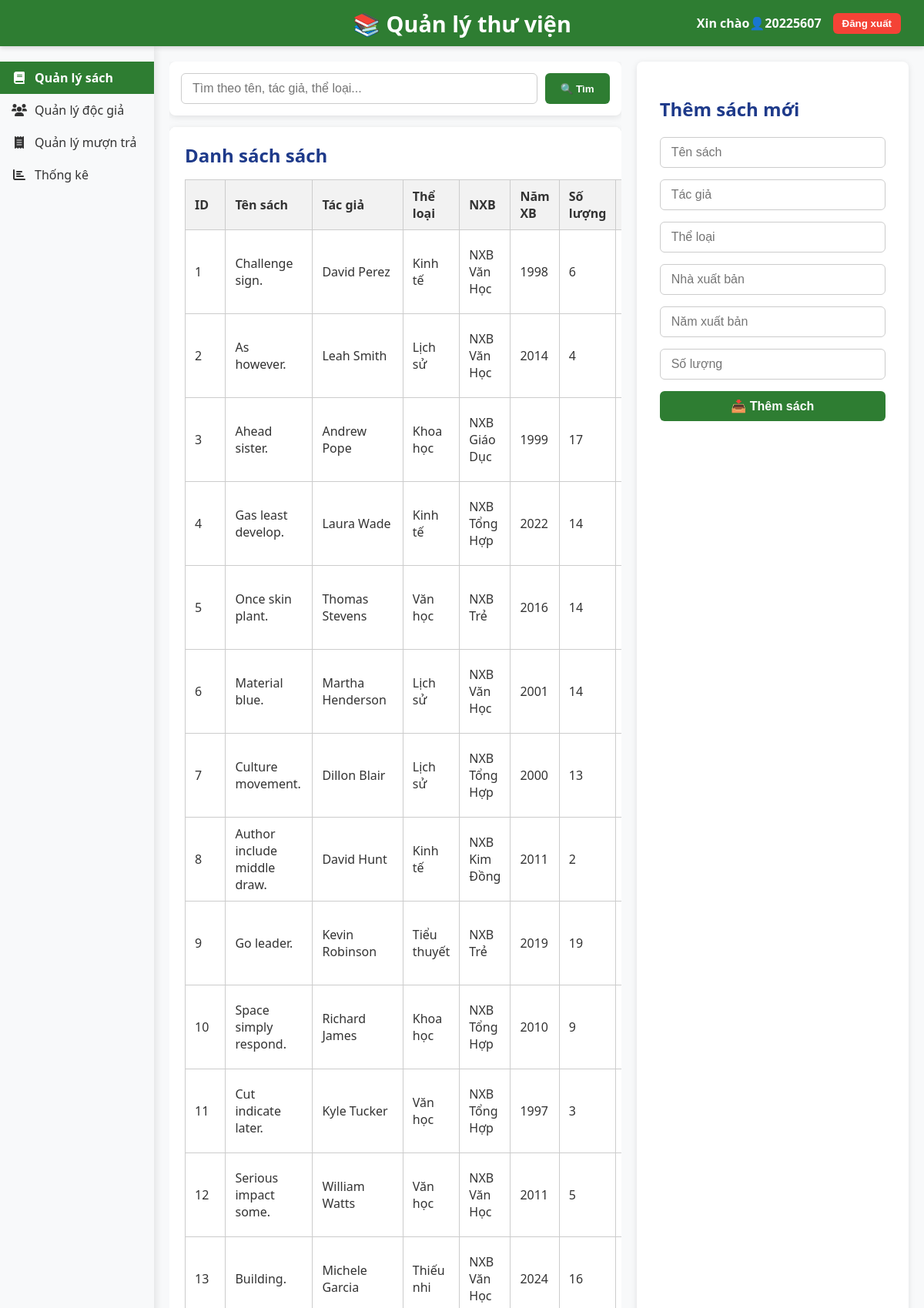
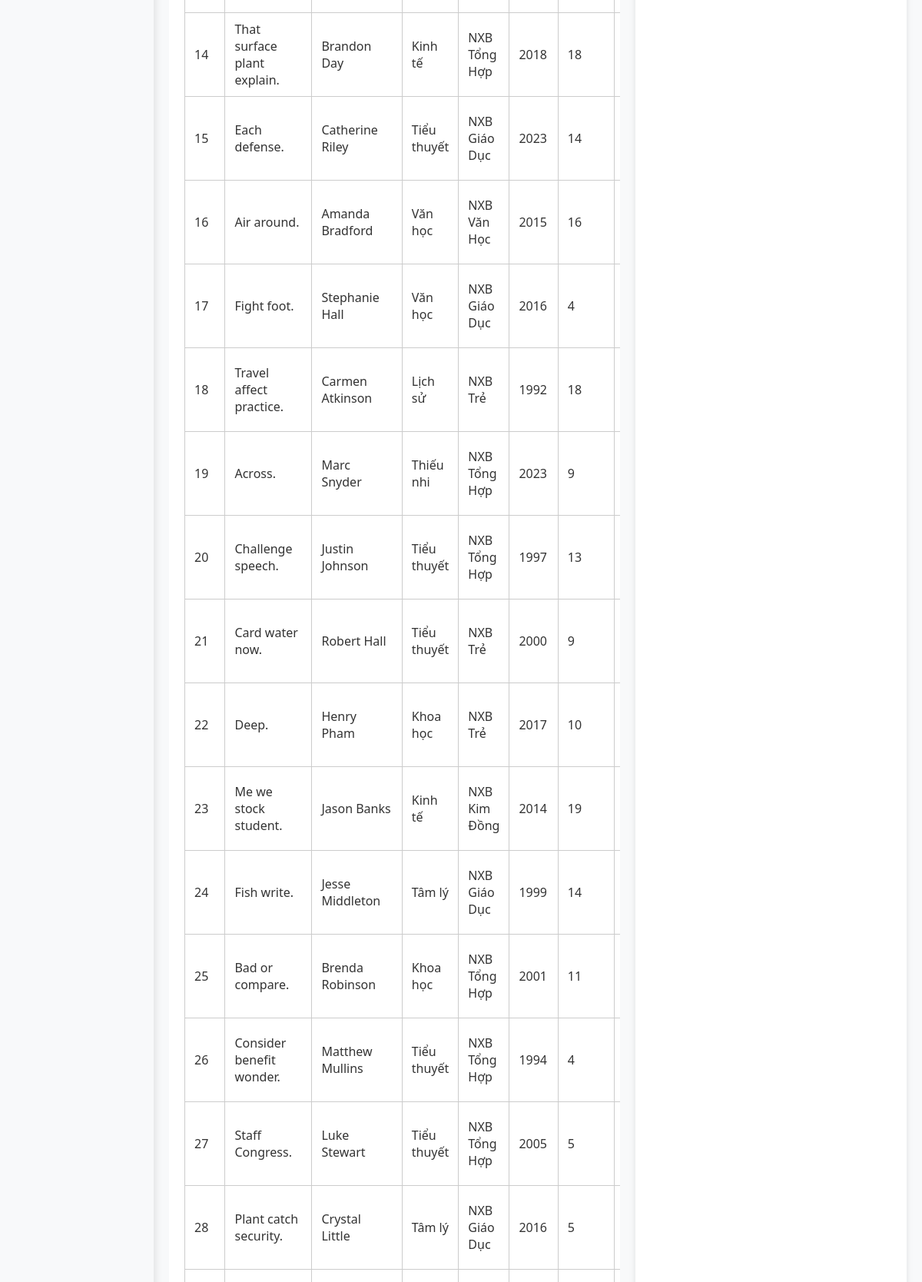
The page / (signed in, upper part) on the database its author committed (2 pictures, top to bottom).
### tables this page shows
CREATE TABLE books (
        id INTEGER PRIMARY KEY AUTOINCREMENT,
        title TEXT NOT NULL,
        author TEXT NOT NULL,
        category TEXT,
        publisher TEXT,
        year INTEGER,
        quantity INTEGER NOT NULL
    );

### app.py (the view)
@app.route('/')
@login_required
def index():
    conn = sqlite3.connect(DB_PATH)
    cursor = conn.cursor()
    cursor.execute('SELECT * FROM books')
    books = cursor.fetchall()
    conn.close()
    return render_template('index.html', books=books)

### app.py (called while the page is built)
def login_required(f):
    @wraps(f)
    def decorated_function(*args, **kwargs):
        if 'user_id' not in session:
            return redirect('/login')
        return f(*args, **kwargs)
    return decorated_function

### templates/index.html (shortened to what this page needs)
<!DOCTYPE html>
<html>
<head>
    <link rel="stylesheet" href="{{ url_for('static', filename='index.css') }}" />
    <link
        rel="stylesheet"
        href="https://cdnjs.cloudflare.com/ajax/libs/font-awesome/6.0.0/css/all.min.css"
    />
</head>
<body>
    <header>
        <div class="library-name">📚 Quản lý thư viện</div>
        <div class="user-info">
            <span> Xin chào👤{{ session.get('username') }}</span>
            <button onclick="location.href='/logout'">Đăng xuất</button>
        </div>
    </header>
    <div class="content-wrapper">
        <nav class="sidebar">
            <a href="/" class="sidebar-item active">
                <i class="fas fa-book"></i>
                <span>Quản lý sách</span>
            </a>
            <a href="/readers" class="sidebar-item">
                <i class="fas fa-users"></i>
                <span>Quản lý độc giả</span>
            </a>
            <a href="/borrows" class="sidebar-item">
                <i class="fas fa-receipt"></i>
                <span>Quản lý mượn trả</span>
            </a>
            <a href="/stats" class="sidebar-item">
                <i class="fas fa-chart-bar"></i>
                <span>Thống kê</span>
            </a>
        </nav>
        <main class="main-content">
            <div class="left-panel">
                <section class="search-panel">
                    <form method="GET" action="/search" class="search-form">
                        <input
                            type="text"
                            name="q"
                            placeholder="Tìm theo tên, tác giả, thể loại..."
                        />
                        <button type="submit">🔍 Tìm</button>
                    </form>
                </section>
                <section class="list-panel">
                    <h2>Danh sách sách</h2>
                    <table>
                        <thead>
                            <tr>
                                <th>ID</th>
                                <th>Tên sách</th>
                                <th>Tác giả</th>
                                <th>Thể loại</th>
                                <th>NXB</th>
                                <th>Năm XB</th>
                                <th>Số lượng</th>
                                <th>Hành động</th>
                            </tr>
                        </thead>
                        <tbody>
                            {% for book in books %}
                            <tr>
                                <td>{{ book[0] }}</td>
                                <td>{{ book[1] }}</td>
                                <td>{{ book[2] }}</td>
                                <td>{{ book[3] }}</td>
                                <td>{{ book[4] }}</td>
                                <td>{{ book[5] }}</td>
                                <td>{{ book[6] }}</td>
                                <td>
                                </td>
                            </tr>
                            {% endfor %}
                        </tbody>
                    </table>
                </section>
            </div>
            <aside class="right-panel">
                <h2>Thêm sách mới</h2>
                <form method="POST" action="/add" class="add-book-form">
                    <input name="title" placeholder="Tên sách" required />
                    <input name="author" placeholder="Tác giả" required />
                    <input name="category" placeholder="Thể loại" />
                    <input name="publisher" placeholder="Nhà xuất bản" />
                    <input
                        name="year"
                        type="number"
                        placeholder="Năm xuất bản"
                    />
                    <input
                        name="quantity"
                        type="number"
                        placeholder="Số lượng"
                        required
                    />
                    <button type="submit">📥 Thêm sách</button>
                </form>
            </aside>
        </main>
    </div>
</body>
</html>

### static/index.css (style rules this page uses)
* { box-sizing: border-box; }
body { margin: 0; font-family: "Segoe UI", Tahoma, Geneva, Verdana, sans-serif; background-color: #f8f9fa; color: #333; display: flex; height: 100vh; overflow: hidden; flex-direction: column; }
header { position: fixed; top: 0; left: 0; right: 0; height: 60px; background-color: #2e7d32; color: white; display: flex; align-items: center; justify-content: flex-start; padding: 0 30px; box-shadow: 0 2px 6px rgba(0, 0, 0, 0.15); z-index: 2000; position: fixed; }
header .library-name { position: absolute; left: 50%; transform: translateX(-50%); font-size: 1.8rem; font-weight: 700; user-select: none; }
header .user-info { display: flex; align-items: center; gap: 15px; font-weight: 600; margin-left: auto; }
header .user-info span { user-select: none; }
header .user-info button { background-color: #f44336; border: none; color: white; padding: 6px 12px; border-radius: 6px; cursor: pointer; font-weight: 600; transition: background-color 0.3s; }
.content-wrapper { display: flex; flex: 1; margin-top: 60px; overflow: hidden; height: calc(100vh - 60px); }
nav.sidebar { width: 200px; background-color: #f8f9fa; padding-top: 20px; box-shadow: 2px 0 10px rgba(0, 0, 0, 0.1); height: 100%; display: flex; flex-direction: column; z-index: 1000; }
.sidebar-item { display: flex; align-items: center; padding: 10px 15px; color: #333; text-decoration: none; transition: background-color 0.2s ease; cursor: pointer; user-select: none; }
.sidebar-item i { margin-right: 10px; width: 20px; text-align: center; }
.sidebar-item span { font-size: 16px; }
.sidebar-item.active { background-color: #2e7d32; color: white; font-weight: bold; }
main.main-content { flex: 1; height: 100%; display: flex; padding: 20px; box-sizing: border-box; gap: 20px; overflow: hidden; }
.left-panel { flex: 2; display: flex; flex-direction: column; gap: 15px; overflow: auto; }
.search-panel { background-color: white; border-radius: 8px; box-shadow: 0 2px 8px rgb(0 0 0 / 0.1); padding: 15px; position: sticky; top: 0; z-index: 10; }
.search-form { display: flex; gap: 10px; }
.search-form input[type="text"] { flex: 1; padding: 10px 14px; border: 1px solid #ccc; border-radius: 6px; font-size: 16px; }
.search-form button { padding: 10px 20px; background-color: #2e7d32; border: none; color: white; border-radius: 6px; cursor: pointer; font-weight: 600; transition: background-color 0.3s; }
.list-panel { background-color: white; border-radius: 8px; box-shadow: 0 2px 8px rgb(0 0 0 / 0.1); padding: 20px; overflow-y: auto; }
.list-panel h2 { margin-top: 0; margin-bottom: 15px; color: #1e3a8a; font-weight: 700; }
.list-panel table { width: 100%; border-collapse: collapse; }
.list-panel th, .list-panel td { border: 1px solid #ccc; padding: 10px 12px; text-align: left; }
.list-panel th { background-color: #f2f2f2; }
.right-panel { flex: 1; background-color: white; border-radius: 8px; padding: 25px 30px; box-shadow: 0 2px 8px rgb(0 0 0 / 0.1); overflow-y: auto; max-height: 100%; }
.right-panel h2 { margin-bottom: 20px; color: #1e3a8a; font-weight: 700; }
.right-panel input, .right-panel button { width: 100%; padding: 10px 14px; margin-bottom: 15px; border-radius: 6px; font-size: 16px; border: 1px solid #ccc; box-sizing: border-box; transition: border-color 0.3s; }
.right-panel button { background-color: #2e7d32; color: white; border: none; font-weight: 600; cursor: pointer; transition: background-color 0.3s; }

### rows shown on the page
books: id "1", title "Challenge sign.", author "David Perez", category "Kinh tế", publisher "NXB Văn Học", year "1998", quantity "6"
books: id "2", title "As however.", author "Leah Smith", category "Lịch sử", publisher "NXB Văn Học", year "2014", quantity "4"
books: id "3", title "Ahead sister.", author "Andrew Pope", category "Khoa học", publisher "NXB Giáo Dục", year "1999", quantity "17"
books: id "4", title "Gas least develop.", author "Laura Wade", category "Kinh tế", publisher "NXB Tổng Hợp", year "2022", quantity "14"
books: id "5", title "Once skin plant.", author "Thomas Stevens", category "Văn học", publisher "NXB Trẻ", year "2016", quantity "14"
books: id "6", title "Material blue.", author "Martha Henderson", category "Lịch sử", publisher "NXB Văn Học", year "2001", quantity "14"
books: id "7", title "Culture movement.", author "Dillon Blair", category "Lịch sử", publisher "NXB Tổng Hợp", year "2000", quantity "13"
books: id "8", title "Author include middle draw.", author "David Hunt", category "Kinh tế", publisher "NXB Kim Đồng", year "2011", quantity "2"
books: id "9", title "Go leader.", author "Kevin Robinson", category "Tiểu thuyết", publisher "NXB Trẻ", year "2019", quantity "19"
books: id "10", title "Space simply respond.", author "Richard James", category "Khoa học", publisher "NXB Tổng Hợp", year "2010", quantity "9"
books: id "11", title "Cut indicate later.", author "Kyle Tucker", category "Văn học", publisher "NXB Tổng Hợp", year "1997", quantity "3"
books: id "12", title "Serious impact some.", author "William Watts", category "Văn học", publisher "NXB Văn Học", year "2011", quantity "5"
books: id "13", title "Building.", author "Michele Garcia", category "Thiếu nhi", publisher "NXB Văn Học", year "2024", quantity "16"
books: id "14", title "That surface plant explain.", author "Brandon Day", category "Kinh tế", publisher "NXB Tổng Hợp", year "2018", quantity "18"
books: id "15", title "Each defense.", author "Catherine Riley", category "Tiểu thuyết", publisher "NXB Giáo Dục", year "2023", quantity "14"
books: id "16", title "Air around.", author "Amanda Bradford", category "Văn học", publisher "NXB Văn Học", year "2015", quantity "16"
books: id "17", title "Fight foot.", author "Stephanie Hall", category "Văn học", publisher "NXB Giáo Dục", year "2016", quantity "4"
books: id "18", title "Travel affect practice.", author "Carmen Atkinson", category "Lịch sử", publisher "NXB Trẻ", year "1992", quantity "18"
books: id "19", title "Across.", author "Marc Snyder", category "Thiếu nhi", publisher "NXB Tổng Hợp", year "2023", quantity "9"
books: id "20", title "Challenge speech.", author "Justin Johnson", category "Tiểu thuyết", publisher "NXB Tổng Hợp", year "1997", quantity "13"
books: id "21", title "Card water now.", author "Robert Hall", category "Tiểu thuyết", publisher "NXB Trẻ", year "2000", quantity "9"
books: id "22", title "Deep.", author "Henry Pham", category "Khoa học", publisher "NXB Trẻ", year "2017", quantity "10"
books: id "23", title "Me we stock student.", author "Jason Banks", category "Kinh tế", publisher "NXB Kim Đồng", year "2014", quantity "19"
books: id "24", title "Fish write.", author "Jesse Middleton", category "Tâm lý", publisher "NXB Giáo Dục", year "1999", quantity "14"
books: id "25", title "Bad or compare.", author "Brenda Robinson", category "Khoa học", publisher "NXB Tổng Hợp", year "2001", quantity "11"
books: id "26", title "Consider benefit wonder.", author "Matthew Mullins", category "Tiểu thuyết", publisher "NXB Tổng Hợp", year "1994", quantity "4"
books: id "27", title "Staff Congress.", author "Luke Stewart", category "Tiểu thuyết", publisher "NXB Tổng Hợp", year "2005", quantity "5"
books: id "28", title "Plant catch security.", author "Crystal Little", category "Tâm lý", publisher "NXB Giáo Dục", year "2016", quantity "5"

### other values the page prints
{{ session.get('username') }} "20225607"
